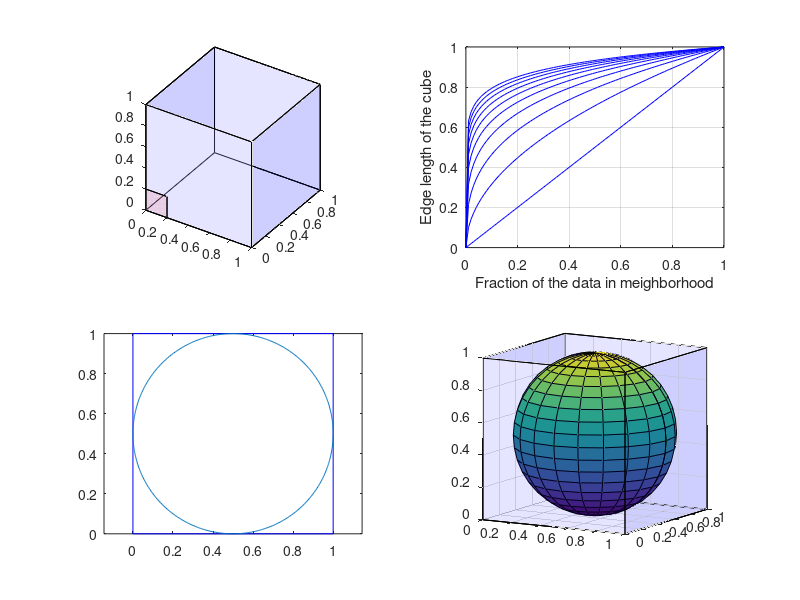

This figure's MATLAB source:
% curse of dimensionality
f = 0:0.01:1;
d = 1:1:10;

length_f = length(f);
length_d = length(d);

fh(1) = figure(1);
subplot(2,2,1)
xc=0.5; yc=0.5; zc=0.5;    % coordinated of the center
L=1;                 % cube size (length of an edge)
alpha=0.1;           % transparency (max=1=opaque)

X = [0 0 0 0 0 1; 1 0 1 1 1 1; 1 0 1 1 1 1; 0 0 0 0 0 1];
Y = [0 0 0 0 1 0; 0 1 0 0 1 1; 0 1 1 1 1 1; 0 0 1 1 1 0];
Z = [0 0 1 0 0 0; 0 0 1 0 0 0; 1 1 1 0 1 1; 1 1 1 0 1 1];

C='blue';                  % unicolor

X = L*(X-0.5) + xc;
Y = L*(Y-0.5) + yc;
Z = L*(Z-0.5) + zc; 

fill3(X,Y,Z,C,'FaceAlpha',alpha);    % draw cube
hold on
xc=0.1; yc=0.1; zc=0.1;
L=0.2;
C = 'red';
X = L*(X-0.5) + xc;
Y = L*(Y-0.5) + yc;
Z = L*(Z-0.5) + zc;
fill3(X,Y,Z,C,'FaceAlpha',alpha);    % draw cube
hold on
view([33,33])
axis equal

subplot(2,2,2)
for i=1:length_d
    for j=1:length_f
        e_Df(j) =f(j)^(1/d(i));
    end
    plot(f, e_Df,'b')
    hold on
end
grid on
axis on
xlabel('Fraction of the data in meighborhood')
ylabel('Edge length of the cube')
%print('cube_edge_lengs_vs_data_fracton.pdf','-dpdf','-bestfit')


subplot(2,2,3)
plot([0,0],[0,1],'b')
hold on
plot([0,1],[1,1],'b')
hold on
plot([1,1],[1,0],'b')
hold on
plot([1,0],[0,0],'b')
hold on
theta=0:0.01:2*pi;
radius = 0.5;
x = radius * cos(theta) + 0.5;
y = radius * sin(theta) + 0.5;
plot(x, y)
axis equal

subplot(2,2,4)
clc
clear
[x y z] = sphere;
a=[0.5 0.5 0.5 0.5]
s1=surf(x*a(1,4)+a(1,1),y*a(1,4)+a(1,2),z*a(1,4)+a(1,3));
hold on
daspect([1 1 1])
xc=0.5; yc=0.5; zc=0.5;    % coordinated of the center
L=1;                 % cube size (length of an edge)
alpha=0.1;           % transparency (max=1=opaque)

X = [0 0 0 0 0 1; 1 0 1 1 1 1; 1 0 1 1 1 1; 0 0 0 0 0 1];
Y = [0 0 0 0 1 0; 0 1 0 0 1 1; 0 1 1 1 1 1; 0 0 1 1 1 0];
Z = [0 0 1 0 0 0; 0 0 1 0 0 0; 1 1 1 0 1 1; 1 1 1 0 1 1];

C='blue';                  % unicolor

X = L*(X-0.5) + xc;
Y = L*(Y-0.5) + yc;
Z = L*(Z-0.5) + zc; 

fill3(X,Y,Z,C,'FaceAlpha',alpha);    % draw cube
hold on
view(30,10)
print('curse_of_dimensionality_1.pdf','-dpdf','-bestfit')



        
    
